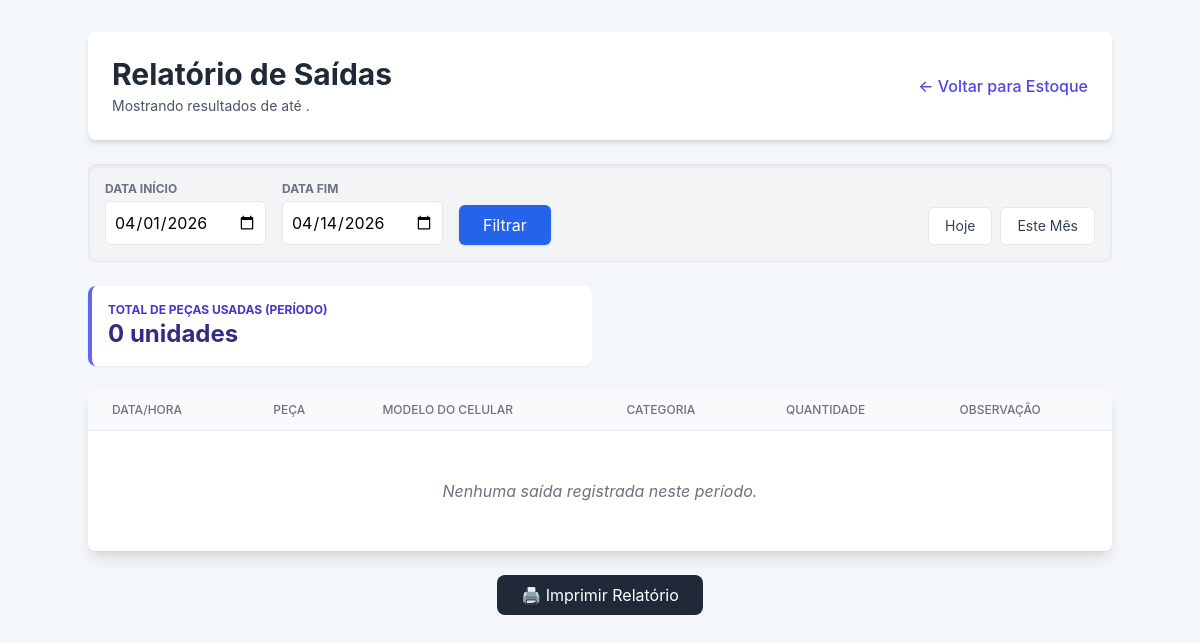
/estoque/relatorio/?filtro=mes (signed in), run on an earlier commit of the app's database.
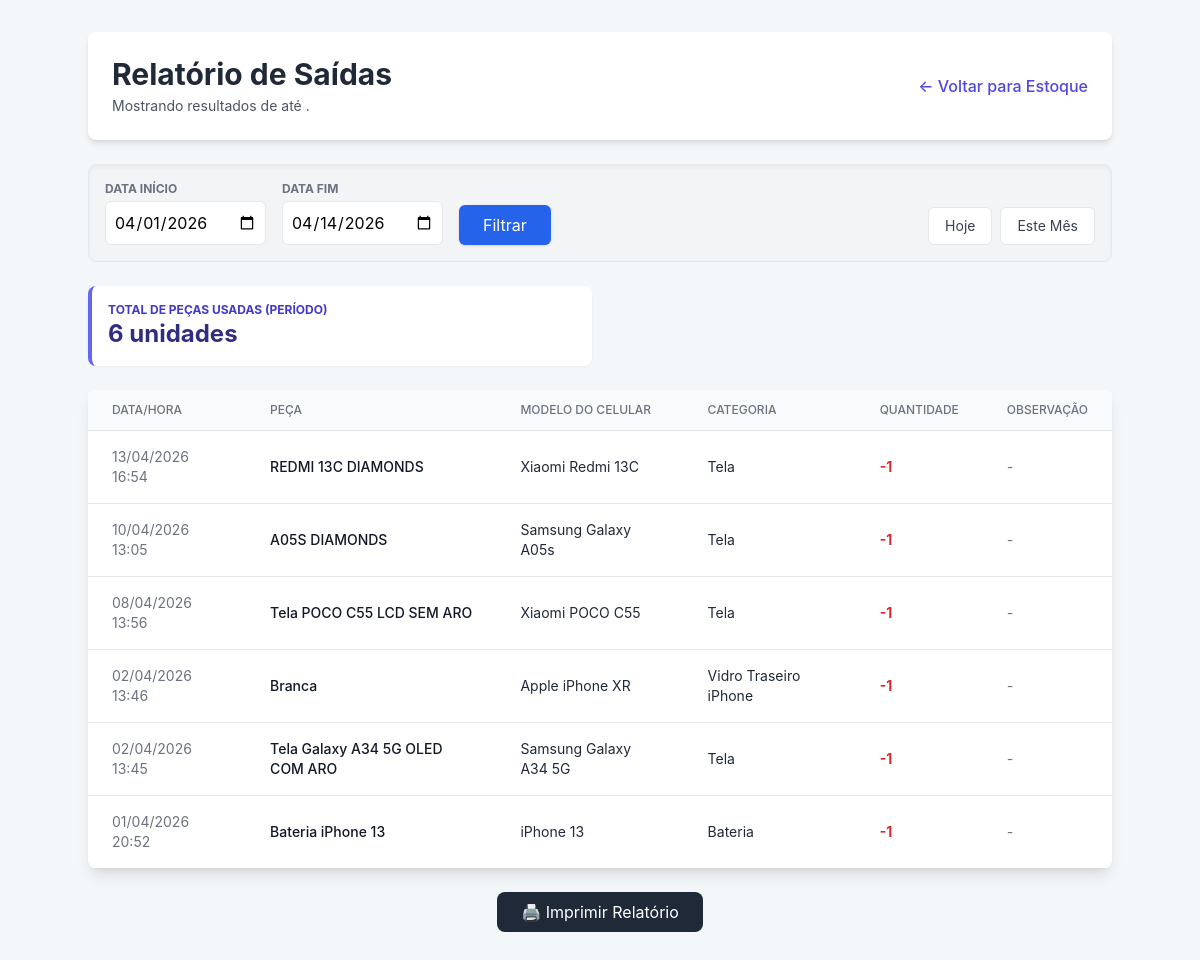
And on a later commit of the database.
### estoque/models.py (models this page shows, shortened)
class Movimentacao(models.Model):
    TIPO_MOVIMENTACAO = (
        ('ENTRADA', 'Entrada (Compra/Recebimento)'),
        ('SAIDA', 'Saída (Venda/Uso em Serviço)'),
    )
    peca = models.ForeignKey(Peca, on_delete=models.CASCADE)
    fornecedor = models.ForeignKey(Fornecedor, on_delete=models.SET_NULL, null=True, blank=True)
    tipo = models.CharField(max_length=10, choices=TIPO_MOVIMENTACAO)
    quantidade_movimentada = models.IntegerField()
    data_movimentacao = models.DateTimeField(auto_now_add=True)
    observacao = models.TextField(blank=True, null=True)
    class Meta:
        verbose_name = "Movimentação"
        verbose_name_plural = "Movimentações"

class Peca(models.Model):
    nome = models.CharField(max_length=100, verbose_name="Nome da Peça")
    categoria = models.ForeignKey(Categoria, on_delete=models.SET_NULL, null=True, blank=True, verbose_name="Categoria")
    modelo_celular = models.CharField(max_length=50, verbose_name="Modelo do Celular (Ex: iPhone 11)")
    quantidade = models.IntegerField(default=0)
    localizacao = models.CharField(max_length=50, blank=True, null=True, verbose_name="Localização (Prateleira, etc)")
    preco_compra = models.DecimalField(max_digits=8, decimal_places=2, verbose_name="Preço de Compra Unitário")
    preco_venda = models.DecimalField(max_digits=8, decimal_places=2, verbose_name="Preço Sugerido de Venda")
    class Meta:
        verbose_name = "Peça"
        verbose_name_plural = "Peças"
        unique_together = ['nome', 'modelo_celular']

class Categoria(models.Model):
    nome = models.CharField(max_length=50, unique=True)
    class Meta:
        ordering = ['nome']
    def __str__(self):
        return self.nome

### estoque/views.py (the view)
# urls.py: path('relatorio/', views.relatorio_movimentacoes, name='relatorio'),
@login_required
def relatorio_movimentacoes(request):
    hoje = timezone.now().date()
    data_inicio = request.GET.get('data_inicio', hoje.strftime('%Y-%m-%d'))
    data_fim = request.GET.get('data_fim', hoje.strftime('%Y-%m-%d'))
    filtro_rapido = request.GET.get('filtro')
    if filtro_rapido == 'mes':
        data_inicio = hoje.replace(day=1).strftime('%Y-%m-%d')
        data_fim = hoje.strftime('%Y-%m-%d')
    movimentacoes = Movimentacao.objects.filter(
        data_movimentacao__date__range=[data_inicio, data_fim],
        tipo='SAIDA'
    ).order_by('-data_movimentacao')
    total_itens = movimentacoes.aggregate(Sum('quantidade_movimentada'))['quantidade_movimentada__sum'] or 0
    contexto = {
        'titulo': 'Relatório de Saídas',
        'movimentacoes': movimentacoes,
        'total_itens': total_itens,
        'data_inicio': data_inicio,
        'data_fim': data_fim
    }
    return render(request, 'estoque/relatorio.html', contexto)

### estoque/templates/estoque/relatorio.html (shortened to what this page needs)
<!DOCTYPE html>
<html lang="pt-br">
<head>
    <script src="https://cdn.tailwindcss.com"></script>
</head>
<body class="p-4 md:p-8">
    <div class="container mx-auto">
        <div class="mb-6 bg-white p-6 rounded-lg shadow-md flex justify-between items-center">
            <div>
                <h1 class="text-3xl font-bold text-gray-800 mb-1">{{ titulo }}</h1>
                <p class="text-gray-600 text-sm">Mostrando resultados de <strong>{{ data_inicio|date:"d/m/Y" }}</strong> até <strong>{{ data_fim|date:"d/m/Y" }}</strong>.</p>
            </div>
            <a href="{% url 'lista_pecas' %}" class="text-indigo-600 hover:text-indigo-800 font-medium">← Voltar para Estoque</a>
        </div>
        <div class="bg-gray-100 p-4 rounded-lg shadow-inner mb-6 border border-gray-200">
            <form method="GET" class="flex flex-col md:flex-row gap-4 items-end">
                <div>
                    <label class="block text-xs font-bold text-gray-500 uppercase mb-1">Data Início</label>
                    <input type="date" name="data_inicio" value="{{ data_inicio }}" class="p-2 border rounded-md w-full md:w-auto">
                </div>
                <div>
                    <label class="block text-xs font-bold text-gray-500 uppercase mb-1">Data Fim</label>
                    <input type="date" name="data_fim" value="{{ data_fim }}" class="p-2 border rounded-md w-full md:w-auto">
                </div>
                <button type="submit" class="bg-blue-600 hover:bg-blue-700 text-white px-6 py-2 rounded-md shadow transition">
                    Filtrar
                </button>
                <div class="flex gap-2 ml-auto">
                    <a href="?filtro=hoje" class="bg-white hover:bg-gray-50 text-gray-700 px-4 py-2 border rounded-md transition text-sm flex items-center">Hoje</a>
                    <a href="?filtro=mes" class="bg-white hover:bg-gray-50 text-gray-700 px-4 py-2 border rounded-md transition text-sm flex items-center">Este Mês</a>
                </div>
            </form>
        </div>
        <div class="grid grid-cols-1 md:grid-cols-2 gap-4 mb-6">
            <div class="bg-white p-4 rounded-lg border-l-4 border-indigo-500 shadow-sm">
                <p class="text-indigo-700 font-bold uppercase text-xs">Total de Peças Usadas (Período)</p>
                <p class="text-2xl font-bold text-indigo-900">{{ total_itens }} unidades</p>
            </div>
        </div>
        <div class="bg-white rounded-lg shadow-lg overflow-hidden">
            <table class="min-w-full divide-y divide-gray-200">
                <thead class="bg-gray-50">
                    <tr>
                        <th class="px-6 py-3 text-left text-xs font-medium text-gray-500 uppercase">Data/Hora</th>
                        <th class="px-6 py-3 text-left text-xs font-medium text-gray-500 uppercase">Peça</th>
                        <th class="px-6 py-3 text-left text-xs font-medium text-gray-500 uppercase">Modelo do Celular</th>
                        <th class="px-6 py-3 text-left text-xs font-medium text-gray-500 uppercase">Categoria</th>
                        <th class="px-6 py-3 text-left text-xs font-medium text-gray-500 uppercase">Quantidade</th>
                        <th class="px-6 py-3 text-left text-xs font-medium text-gray-500 uppercase">Observação</th>
                    </tr>
                </thead>
                <tbody class="bg-white divide-y divide-gray-200">
                    {% for mov in movimentacoes %}
                        <tr class="hover:bg-gray-50">
                            <td class="px-6 py-4 text-sm text-gray-500">
                                {{ mov.data_movimentacao|date:"d/m/Y H:i" }}
                            </td>
                            <td class="px-6 py-4 text-sm font-medium text-gray-900">
                                {{ mov.peca.nome }}
                            </td>
                            <td class="px-6 py-4 text-sm text-gray-800">
                                {{ mov.peca.modelo_celular }}
                            </td>
                            <td class="px-6 py-4 text-sm text-gray-800">
                                {{ mov.peca.categoria }}
                            </td>
                            <td class="px-6 py-4 text-sm text-red-600 font-bold">
                                -{{ mov.quantidade_movimentada }}
                            </td>
                            <td class="px-6 py-4 text-sm text-gray-500 italic">
                                {{ mov.observacao|default:"-" }}
                            </td>
                        </tr>
                    {% empty %}
                        <tr>
                            <td colspan="6" class="px-6 py-12 text-center text-gray-500 italic">
                                Nenhuma saída registrada neste período.
                            </td>
                        </tr>
                    {% endfor %}
                </tbody>
            </table>
        </div>
        <div class="mt-6 text-center">
            <button onclick="window.print()" class="bg-gray-800 text-white px-6 py-2 rounded-lg hover:bg-gray-900 transition">
                🖨️ Imprimir Relatório
            </button>
        </div>
    </div>
</body>
</html>

### estoque/templates/estoque/relatorio.html (style rules this page uses)
body { font-family: 'Inter', sans-serif; background-color: #f4f7f9; }
.container { max-width: 1000px; }

What changed in the data, as far as the page shows it:
added Movimentacao: data_movimentacao "13/04/2026 16:54", peca.nome "REDMI 13C DIAMONDS", peca.modelo_celular "Xiaomi Redmi 13C", peca.categoria "Tela", quantidade_movimentada "1", observacao "-"
added Movimentacao: data_movimentacao "10/04/2026 13:05", peca.nome "A05S DIAMONDS", peca.modelo_celular "Samsung Galaxy A05s", peca.categoria "Tela", quantidade_movimentada "1", observacao "-"
added Movimentacao: data_movimentacao "08/04/2026 13:56", peca.nome "Tela POCO C55 LCD SEM ARO", peca.modelo_celular "Xiaomi POCO C55", peca.categoria "Tela", quantidade_movimentada "1", observacao "-"
added Movimentacao: data_movimentacao "02/04/2026 13:46", peca.nome "Branca", peca.modelo_celular "Apple iPhone XR", peca.categoria "Vidro Traseiro iPhone", quantidade_movimentada "1", observacao "-"
added Movimentacao: data_movimentacao "02/04/2026 13:45", peca.nome "Tela Galaxy A34 5G OLED COM ARO", peca.modelo_celular "Samsung Galaxy A34 5G", peca.categoria "Tela", quantidade_movimentada "1", observacao "-"
added Movimentacao: data_movimentacao "01/04/2026 20:52", peca.nome "Bateria iPhone 13", peca.modelo_celular "iPhone 13", peca.categoria "Bateria", quantidade_movimentada "1", observacao "-"
Also different on the page:
{{ total_itens }}: "0" → "6"
text no longer shown: "Nenhuma saída registrada neste período."
